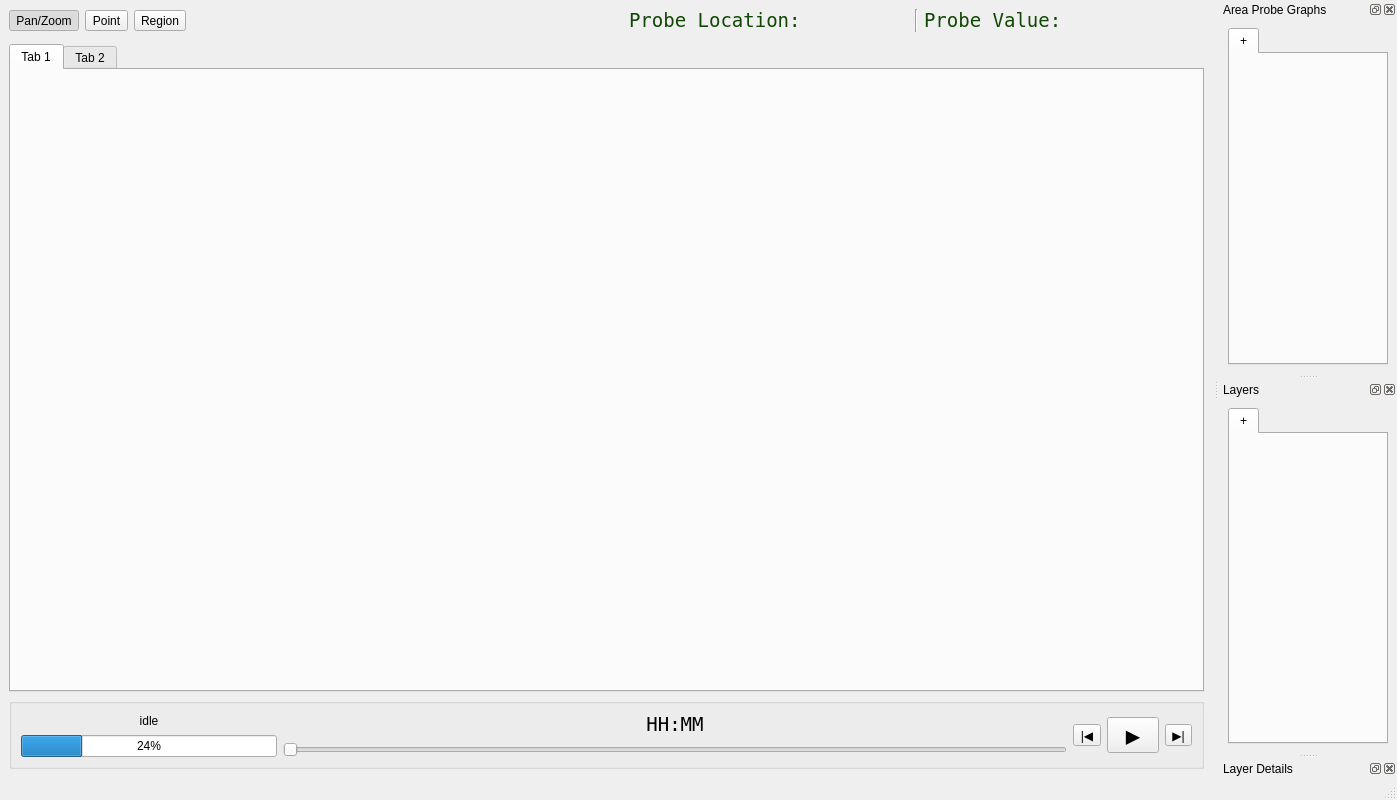
<?xml version="1.0" encoding="UTF-8"?>
<ui version="4.0">
 <class>MainWindow</class>
 <widget class="QMainWindow" name="MainWindow">
  <property name="geometry">
   <rect>
    <x>0</x>
    <y>0</y>
    <width>1397</width>
    <height>800</height>
   </rect>
  </property>
  <property name="acceptDrops">
   <bool>true</bool>
  </property>
  <property name="windowTitle">
   <string>SIFT Beta 0.7.3</string>
  </property>
  <widget class="QWidget" name="centralwidget">
   <layout class="QVBoxLayout" name="verticalLayout_2">
    <item>
     <layout class="QHBoxLayout" name="horizontalLayout_2">
      <item>
       <widget class="QToolButton" name="panZoomToolButton">
        <property name="sizePolicy">
         <sizepolicy hsizetype="Fixed" vsizetype="Fixed">
          <horstretch>0</horstretch>
          <verstretch>0</verstretch>
         </sizepolicy>
        </property>
        <property name="minimumSize">
         <size>
          <width>0</width>
          <height>0</height>
         </size>
        </property>
        <property name="toolTip">
         <string>Pan/Zoom Tool</string>
        </property>
        <property name="statusTip">
         <string>Left mouse click and drag pans the scene</string>
        </property>
        <property name="text">
         <string>Pan/Zoom</string>
        </property>
        <property name="checkable">
         <bool>true</bool>
        </property>
        <property name="checked">
         <bool>true</bool>
        </property>
        <property name="autoExclusive">
         <bool>false</bool>
        </property>
        <property name="autoRaise">
         <bool>false</bool>
        </property>
        <attribute name="buttonGroup">
         <string notr="true">buttonGroup</string>
        </attribute>
       </widget>
      </item>
      <item>
       <widget class="QToolButton" name="pointSelectButton">
        <property name="sizePolicy">
         <sizepolicy hsizetype="Fixed" vsizetype="Fixed">
          <horstretch>0</horstretch>
          <verstretch>0</verstretch>
         </sizepolicy>
        </property>
        <property name="minimumSize">
         <size>
          <width>0</width>
          <height>0</height>
         </size>
        </property>
        <property name="toolTip">
         <string>Point Probe Tool</string>
        </property>
        <property name="statusTip">
         <string>Left mouse click probes a single point in the scene</string>
        </property>
        <property name="text">
         <string>Point</string>
        </property>
        <property name="checkable">
         <bool>true</bool>
        </property>
        <attribute name="buttonGroup">
         <string notr="true">buttonGroup</string>
        </attribute>
       </widget>
      </item>
      <item>
       <widget class="QToolButton" name="regionSelectButton">
        <property name="sizePolicy">
         <sizepolicy hsizetype="Fixed" vsizetype="Fixed">
          <horstretch>0</horstretch>
          <verstretch>0</verstretch>
         </sizepolicy>
        </property>
        <property name="toolTip">
         <string>Region Probe Tool</string>
        </property>
        <property name="statusTip">
         <string>Left mouse click creates a polygon vertex (click initial vertex to complete)</string>
        </property>
        <property name="text">
         <string>Region</string>
        </property>
        <property name="checkable">
         <bool>true</bool>
        </property>
        <attribute name="buttonGroup">
         <string notr="true">buttonGroup</string>
        </attribute>
       </widget>
      </item>
      <item>
       <spacer name="horizontalSpacer">
        <property name="orientation">
         <enum>Qt::Horizontal</enum>
        </property>
        <property name="sizeHint" stdset="0">
         <size>
          <width>40</width>
          <height>20</height>
         </size>
        </property>
       </spacer>
      </item>
      <item>
       <widget class="QLabel" name="cursorProbeLocation">
        <property name="minimumSize">
         <size>
          <width>280</width>
          <height>0</height>
         </size>
        </property>
        <property name="palette">
         <palette>
          <active>
           <colorrole role="WindowText">
            <brush brushstyle="SolidPattern">
             <color alpha="255">
              <red>17</red>
              <green>71</green>
              <blue>5</blue>
             </color>
            </brush>
           </colorrole>
           <colorrole role="Text">
            <brush brushstyle="SolidPattern">
             <color alpha="255">
              <red>17</red>
              <green>71</green>
              <blue>5</blue>
             </color>
            </brush>
           </colorrole>
          </active>
          <inactive>
           <colorrole role="WindowText">
            <brush brushstyle="SolidPattern">
             <color alpha="255">
              <red>17</red>
              <green>71</green>
              <blue>5</blue>
             </color>
            </brush>
           </colorrole>
           <colorrole role="Text">
            <brush brushstyle="SolidPattern">
             <color alpha="255">
              <red>17</red>
              <green>71</green>
              <blue>5</blue>
             </color>
            </brush>
           </colorrole>
          </inactive>
          <disabled>
           <colorrole role="WindowText">
            <brush brushstyle="SolidPattern">
             <color alpha="255">
              <red>69</red>
              <green>69</green>
              <blue>69</blue>
             </color>
            </brush>
           </colorrole>
           <colorrole role="Text">
            <brush brushstyle="SolidPattern">
             <color alpha="255">
              <red>69</red>
              <green>69</green>
              <blue>69</blue>
             </color>
            </brush>
           </colorrole>
          </disabled>
         </palette>
        </property>
        <property name="font">
         <font>
          <family>Andale Mono</family>
          <pointsize>14</pointsize>
         </font>
        </property>
        <property name="toolTip">
         <string>Longitude/Latitude location of point probe</string>
        </property>
        <property name="statusTip">
         <string>Longitude/Latitude coordinates under point probe</string>
        </property>
        <property name="text">
         <string>Probe Location: </string>
        </property>
       </widget>
      </item>
      <item>
       <widget class="Line" name="line">
        <property name="orientation">
         <enum>Qt::Vertical</enum>
        </property>
       </widget>
      </item>
      <item>
       <widget class="QLabel" name="cursorProbeText">
        <property name="minimumSize">
         <size>
          <width>280</width>
          <height>0</height>
         </size>
        </property>
        <property name="maximumSize">
         <size>
          <width>256</width>
          <height>16777215</height>
         </size>
        </property>
        <property name="palette">
         <palette>
          <active>
           <colorrole role="WindowText">
            <brush brushstyle="SolidPattern">
             <color alpha="255">
              <red>17</red>
              <green>71</green>
              <blue>5</blue>
             </color>
            </brush>
           </colorrole>
           <colorrole role="Text">
            <brush brushstyle="SolidPattern">
             <color alpha="255">
              <red>17</red>
              <green>71</green>
              <blue>5</blue>
             </color>
            </brush>
           </colorrole>
          </active>
          <inactive>
           <colorrole role="WindowText">
            <brush brushstyle="SolidPattern">
             <color alpha="255">
              <red>17</red>
              <green>71</green>
              <blue>5</blue>
             </color>
            </brush>
           </colorrole>
           <colorrole role="Text">
            <brush brushstyle="SolidPattern">
             <color alpha="255">
              <red>17</red>
              <green>71</green>
              <blue>5</blue>
             </color>
            </brush>
           </colorrole>
          </inactive>
          <disabled>
           <colorrole role="WindowText">
            <brush brushstyle="SolidPattern">
             <color alpha="255">
              <red>69</red>
              <green>69</green>
              <blue>69</blue>
             </color>
            </brush>
           </colorrole>
           <colorrole role="Text">
            <brush brushstyle="SolidPattern">
             <color alpha="255">
              <red>69</red>
              <green>69</green>
              <blue>69</blue>
             </color>
            </brush>
           </colorrole>
          </disabled>
         </palette>
        </property>
        <property name="font">
         <font>
          <family>Andale Mono</family>
          <pointsize>14</pointsize>
         </font>
        </property>
        <property name="toolTip">
         <string>Value under cursor</string>
        </property>
        <property name="statusTip">
         <string>Top layer data value under point probe</string>
        </property>
        <property name="text">
         <string>Probe Value:</string>
        </property>
       </widget>
      </item>
     </layout>
    </item>
    <item>
     <widget class="Line" name="line_2">
      <property name="orientation">
       <enum>Qt::Vertical</enum>
      </property>
     </widget>
    </item>
    <item>
     <widget class="QTabWidget" name="mainWidgets">
      <property name="currentIndex">
       <number>0</number>
      </property>
      <widget class="QWidget" name="tab">
       <attribute name="title">
        <string>Tab 1</string>
       </attribute>
       <layout class="QVBoxLayout" name="verticalLayout_3"/>
      </widget>
      <widget class="QWidget" name="tab_2">
       <attribute name="title">
        <string>Tab 2</string>
       </attribute>
      </widget>
     </widget>
    </item>
    <item>
     <widget class="QGroupBox" name="groupBox">
      <property name="title">
       <string/>
      </property>
      <layout class="QHBoxLayout" name="horizontalLayout">
       <item>
        <layout class="QVBoxLayout" name="verticalLayout_10">
         <item>
          <widget class="QLabel" name="progressText">
           <property name="minimumSize">
            <size>
             <width>240</width>
             <height>0</height>
            </size>
           </property>
           <property name="maximumSize">
            <size>
             <width>256</width>
             <height>16777215</height>
            </size>
           </property>
           <property name="text">
            <string>idle</string>
           </property>
           <property name="alignment">
            <set>Qt::AlignCenter</set>
           </property>
          </widget>
         </item>
         <item>
          <widget class="QProgressBar" name="progressBar">
           <property name="maximumSize">
            <size>
             <width>256</width>
             <height>16777215</height>
            </size>
           </property>
           <property name="toolTip">
            <string>Activity Progress</string>
           </property>
           <property name="value">
            <number>24</number>
           </property>
          </widget>
         </item>
        </layout>
       </item>
       <item>
        <layout class="QVBoxLayout" name="verticalLayout_11">
         <item>
          <widget class="QLabel" name="animationLabel">
           <property name="font">
            <font>
             <family>Andale Mono</family>
             <pointsize>14</pointsize>
            </font>
           </property>
           <property name="text">
            <string>HH:MM</string>
           </property>
           <property name="alignment">
            <set>Qt::AlignCenter</set>
           </property>
          </widget>
         </item>
         <item>
          <widget class="QSlider" name="animationSlider">
           <property name="orientation">
            <enum>Qt::Horizontal</enum>
           </property>
          </widget>
         </item>
        </layout>
       </item>
       <item>
        <widget class="QToolButton" name="animBack">
         <property name="toolTip">
          <string notr="true"/>
         </property>
         <property name="statusTip">
          <string>Step backward</string>
         </property>
         <property name="text">
          <string>|◀</string>
         </property>
        </widget>
       </item>
       <item>
        <widget class="QToolButton" name="animPlayPause">
         <property name="font">
          <font>
           <family>Andale Mono</family>
           <pointsize>18</pointsize>
           <italic>false</italic>
          </font>
         </property>
         <property name="statusTip">
          <string>Start or stop animation</string>
         </property>
         <property name="text">
          <string>▶</string>
         </property>
        </widget>
       </item>
       <item>
        <widget class="QToolButton" name="animForward">
         <property name="statusTip">
          <string>Step forward</string>
         </property>
         <property name="text">
          <string>▶|</string>
         </property>
        </widget>
       </item>
      </layout>
     </widget>
    </item>
   </layout>
  </widget>
  <widget class="QMenuBar" name="menubar">
   <property name="geometry">
    <rect>
     <x>0</x>
     <y>0</y>
     <width>1397</width>
     <height>22</height>
    </rect>
   </property>
  </widget>
  <widget class="QStatusBar" name="statusbar"/>
  <widget class="QDockWidget" name="areaProbePane">
   <property name="windowTitle">
    <string>Area Probe Graphs</string>
   </property>
   <attribute name="dockWidgetArea">
    <number>2</number>
   </attribute>
   <widget class="QWidget" name="probeWidget">
    <property name="sizePolicy">
     <sizepolicy hsizetype="Preferred" vsizetype="Preferred">
      <horstretch>0</horstretch>
      <verstretch>0</verstretch>
     </sizepolicy>
    </property>
    <layout class="QVBoxLayout" name="verticalLayout_12">
     <item>
      <widget class="QTabWidget" name="probeTabWidget">
       <property name="maximumSize">
        <size>
         <width>16777215</width>
         <height>16777215</height>
        </size>
       </property>
       <property name="currentIndex">
        <number>0</number>
       </property>
       <widget class="QWidget" name="tab_plus">
        <attribute name="title">
         <string>+</string>
        </attribute>
       </widget>
      </widget>
     </item>
    </layout>
   </widget>
  </widget>
  <widget class="QDockWidget" name="layersPane">
   <property name="windowTitle">
    <string>Layers</string>
   </property>
   <attribute name="dockWidgetArea">
    <number>2</number>
   </attribute>
   <widget class="QWidget" name="dockWidgetContents_5">
    <layout class="QVBoxLayout" name="verticalLayout">
     <item>
      <widget class="QTabWidget" name="layerSetTabs">
       <property name="minimumSize">
        <size>
         <width>160</width>
         <height>0</height>
        </size>
       </property>
       <property name="toolTip">
        <string>Alternate layer sets</string>
       </property>
       <property name="statusTip">
        <string>Select alternate layer set</string>
       </property>
       <property name="currentIndex">
        <number>0</number>
       </property>
       <widget class="QWidget" name="tab_plusL">
        <attribute name="title">
         <string>+</string>
        </attribute>
       </widget>
      </widget>
     </item>
    </layout>
   </widget>
  </widget>
  <widget class="QDockWidget" name="layerConfigPane">
   <property name="sizePolicy">
    <sizepolicy hsizetype="Preferred" vsizetype="Fixed">
     <horstretch>0</horstretch>
     <verstretch>0</verstretch>
    </sizepolicy>
   </property>
   <property name="statusTip">
    <string>Selected layer information</string>
   </property>
   <property name="windowTitle">
    <string>Layer Details</string>
   </property>
   <attribute name="dockWidgetArea">
    <number>2</number>
   </attribute>
   <widget class="QWidget" name="layerInfoContents">
    <property name="sizePolicy">
     <sizepolicy hsizetype="Preferred" vsizetype="Preferred">
      <horstretch>0</horstretch>
      <verstretch>0</verstretch>
     </sizepolicy>
    </property>
   </widget>
  </widget>
 </widget>
 <resources/>
 <connections/>
 <buttongroups>
  <buttongroup name="buttonGroup"/>
 </buttongroups>
</ui>
